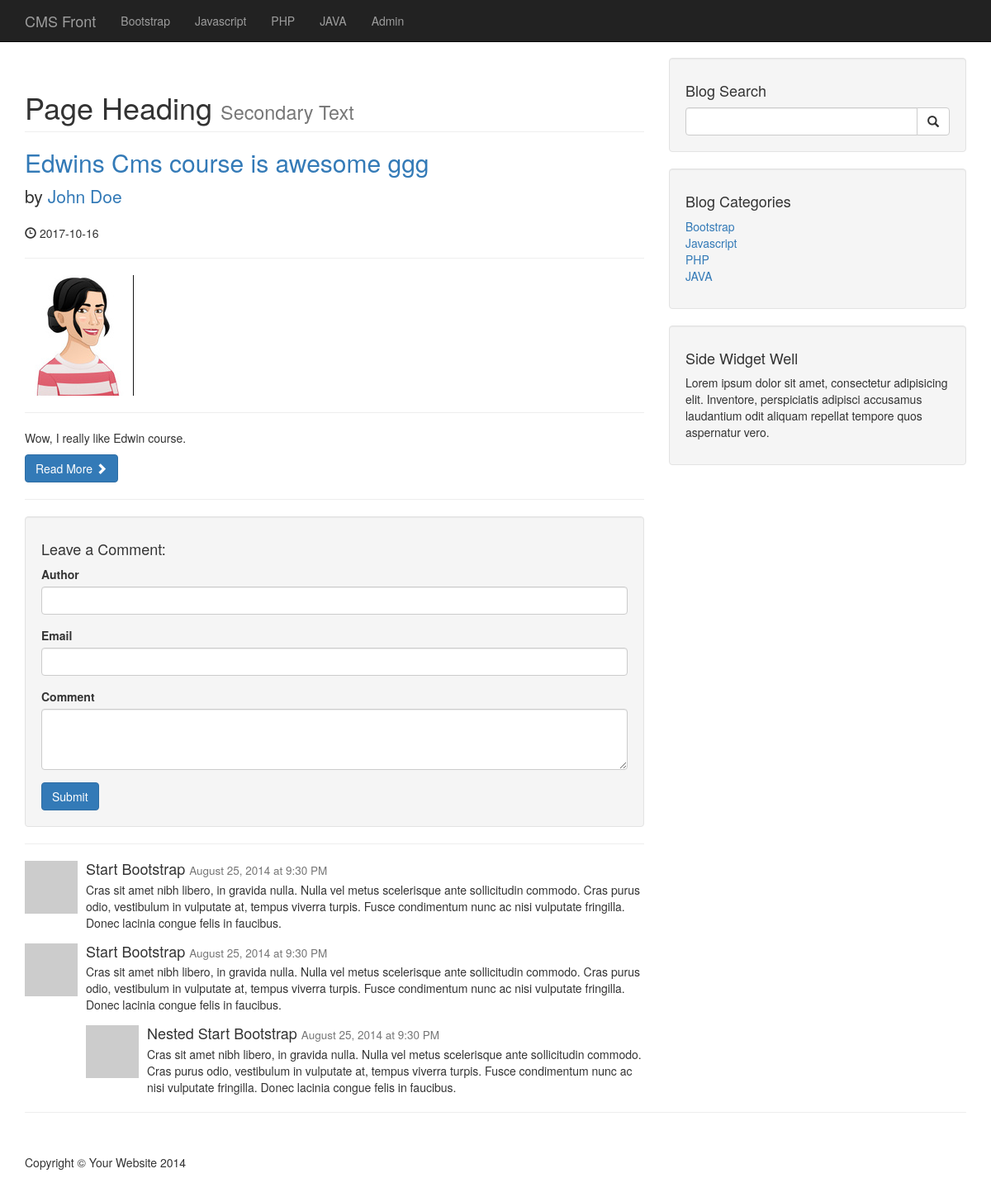
The app's page /post.php?p_id=1 with its own data.
### tables this page shows
CREATE TABLE IF NOT EXISTS `categories` (
  `cat_id` int(3) NOT NULL AUTO_INCREMENT,
  `cat_title` varchar(255) NOT NULL,
  PRIMARY KEY (`cat_id`)
);

CREATE TABLE IF NOT EXISTS `posts` (
  `post_id` int(3) NOT NULL AUTO_INCREMENT,
  `post_category_id` int(3) NOT NULL,
  `post_title` varchar(255) NOT NULL,
  `post_author` varchar(255) NOT NULL,
  `post_date` date NOT NULL,
  `post_image` text NOT NULL,
  `post_content` text NOT NULL,
  `post_tags` varchar(255) NOT NULL,
  `post_comment_count` int(11) NOT NULL DEFAULT '0',
  `post_status` varchar(255) NOT NULL DEFAULT 'draft',
  PRIMARY KEY (`post_id`)
);

### post.php (the view, shortened to what this page needs)
<?php include "includes/db.php";  ?>
<?php include "includes/header.php";  ?>
<?php include "includes/navigation.php"; ?>
    <div class="container">
        <div class="row">
            <div class="col-md-8">
<?php
if(isset($_GET['p_id'])) {
    $the_post_id = $_GET['p_id'];
}
$query = "SELECT * FROM posts WHERE post_id = '$the_post_id' ";
$select_all_posts_query = mysqli_query($connection, $query);
      while ($row = mysqli_fetch_assoc($select_all_posts_query)) {
          $post_title = $row['post_title'];
          $post_author = $row['post_author'];
          $post_date = $row['post_date'];
          $post_image = $row['post_image'];
          $post_content = $row['post_content'];
?>
<h1 class="page-header">
                    Page Heading
                    <small>Secondary Text</small>
                </h1>
                <h2>
                    <a href="#"><?php echo $post_title ?></a>
                </h2>
                <p class="lead">
                    by <a href="index.php"><?php echo $post_author ?></a>
                </p>
                <p><span class="glyphicon glyphicon-time"></span>&nbsp;<?php echo $post_date ?></p>
                <hr>
                <img class="img-responsive" src="images/<?php echo $post_image; ?>" alt="">
                <hr>
                <p><?php echo $post_content ?></p>
                <a class="btn btn-primary" href="#">Read More <span class="glyphicon glyphicon-chevron-right"></span></a>
                <hr>
<?php  } ?>
                <div class="well">
                    <h4>Leave a Comment:</h4>
                    <form action="" method="POST" role="form">
                        <div class="form-group">
                        <label for="author">Author</label>
                            <input type="text" class="form-control" name="comment_author">
                        </div>
                        <div class="form-group">
                        <label for="email">Email</label>
                            <input type="email" class="form-control" name="comment_email">
                        </div>
                        <div class="form-group">
                        <label for="comment">Comment</label>
                            <textarea class="form-control" name="comment_content" rows="3"></textarea>
                        </div>
                        <button type="submit" name="create_comment" class="btn btn-primary">Submit</button>
                    </form>
                </div>
                <hr>
                <div class="media">
                    <a class="pull-left" href="#">
                        <img class="media-object" src="http://placehold.it/64x64" alt="">
                    </a>
                    <div class="media-body">
                        <h4 class="media-heading">Start Bootstrap
                            <small>August 25, 2014 at 9:30 PM</small>
                        </h4>
                        Cras sit amet nibh libero, in gravida nulla. Nulla vel metus scelerisque ante sollicitudin commodo. Cras purus odio, vestibulum in vulputate at, tempus viverra turpis. Fusce condimentum nunc ac nisi vulputate fringilla. Donec lacinia congue felis in faucibus.
                    </div>
                </div>
                <div class="media">
                    <a class="pull-left" href="#">
                        <img class="media-object" src="http://placehold.it/64x64" alt="">
                    </a>
                    <div class="media-body">
                        <h4 class="media-heading">Start Bootstrap
                            <small>August 25, 2014 at 9:30 PM</small>
                        </h4>
                        Cras sit amet nibh libero, in gravida nulla. Nulla vel metus scelerisque ante sollicitudin commodo. Cras purus odio, vestibulum in vulputate at, tempus viverra turpis. Fusce condimentum nunc ac nisi vulputate fringilla. Donec lacinia congue felis in faucibus.
                        <div class="media">
                            <a class="pull-left" href="#">
                                <img class="media-object" src="http://placehold.it/64x64" alt="">
                            </a>
                            <div class="media-body">
                                <h4 class="media-heading">Nested Start Bootstrap
                                    <small>August 25, 2014 at 9:30 PM</small>
                                </h4>
                                Cras sit amet nibh libero, in gravida nulla. Nulla vel metus scelerisque ante sollicitudin commodo. Cras purus odio, vestibulum in vulputate at, tempus viverra turpis. Fusce condimentum nunc ac nisi vulputate fringilla. Donec lacinia congue felis in faucibus.
                            </div>
                        </div>
                    </div>
                </div>
            </div>
<?php include "includes/sidebar.php";  ?>
        </div>
        <hr>
<?php include "includes/footer.php";  ?>

### includes/navigation.php (shortened to what this page needs)
<nav class="navbar navbar-inverse navbar-fixed-top" role="navigation">
    <div class="container">
        <div class="navbar-header">
            <a class="navbar-brand" href="index.php">CMS Front</a>
        </div>
        <div class="collapse navbar-collapse" id="bs-example-navbar-collapse-1">
            <ul class="nav navbar-nav">
  <?php
  $query = "SELECT * FROM categories";
  $select_all_categories_query = mysqli_query($connection, $query);
  while ($row = mysqli_fetch_assoc($select_all_categories_query)) {
      $cat_title = $row['cat_title'];
      echo '<li><a href="#">' . $cat_title . '</a></li>';
  }
  ?>
                <li>
                    <a href="admin">Admin</a>
                </li>
            </ul>
        </div>
    </div>
</nav>

### includes/sidebar.php
            <div class="col-md-4">
                <div class="well">
                    <h4>Blog Search</h4>
                    <form action="search.php" method="POST">
                    <div class="input-group">
                        <input name="search" type="text" class="form-control">
                        <span class="input-group-btn">
                            <button name="submit" class="btn btn-default" type="submit">
                                <span class="glyphicon glyphicon-search"></span>
                        </button>
                        </span>
                    </div>
                    </form>
                </div>
                <div class="well">
<?php
$query = "SELECT * FROM categories";
$select_categories_sidebar = mysqli_query($connection, $query);
?>
                    <h4>Blog Categories</h4>
                    <div class="row">
                        <div class="col-lg-12">
                            <ul class="list-unstyled">
<?php
while ($row = mysqli_fetch_assoc($select_categories_sidebar)) {
    $cat_title = $row['cat_title'];
    $cat_id = $row['cat_id'];
    echo "<li><a href='category.php?category= {$cat_id}' >$cat_title</a></li>";
}
?>
                            </ul>
                        </div>
                    </div>
                </div>
                <?php include "widget.php"; ?>
            </div>

### css/blog-home.css (style rules this page uses)
body { padding-top: 70px; }

### records on screen
categories: cat_title "Bootstrap"
categories: cat_title "Javascript"
categories: cat_title "PHP"
categories: cat_title "JAVA"
posts: post_title "Edwins Cms course is awesome ggg", post_author "John Doe", post_date "2017-10-16", post_image (picture), post_content "Wow, I really like Edwin course."
